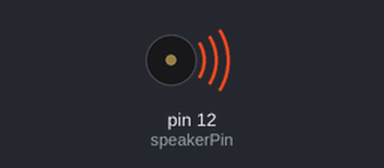
Recording of a sketch running on a simulated Arduino Uno, built with avr-gcc and run on an emulated ATmega328P. On the bench: buzzer (waves = sounding).

Above: at 6.5 s.
At 30.9 s:
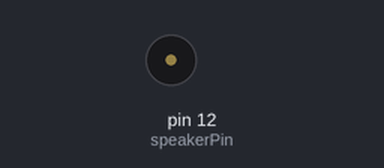
Timing chart, 0 to 32.4 s (numbered marks = the images above):
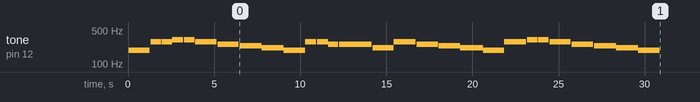

The sketch:

speaker.ino
```cpp
// (licence header left out)
/*
 * A simple project that demonstrates how to make music using an Arduino.
 *
 * This code accompanies the following tutorial: https://youtu.be/Z1YvIFUIhLs
 */

// Pin to which an 8 Ohm speaker is connected (use a 150 - 220 Ohm resistor)
#define speakerPin 12

// Tempo (beats per minute)
#define bpm 96

// Gap between notes. This is expressed as percentage of time between 2 beats.
#define noteGapPercentage 10

/*
 * 2D array containing the notes to be played
 * A note comprises of two values:
 *  * The first value determines the frequency of the note.
 *    This is expressed as the number of a key on an 88-key piano (1 - 88)
 *    A number outside this range can be used (e.g. 0) to create a gap
 *  * The second value determines the duration:
 *    * 1 represents a whole note (spans 4 beats)
 *    * 2 represents a half note (spans 2 beats)
 *    * 4 represents a quarter note (spans 1 beat)
 *    * 8 represents an eighth note (spans 0.5 beat)
 *      etc.
 */
uint8_t notes[][2] = {
  {35,4}, {35,4}, {42,4}, {42,4}, {44,4}, {44,4}, {42,2},
  {40,4}, {40,4}, {39,4}, {39,4}, {37,4}, {37,4}, {35,2},
  {42,4}, {42,4}, {40,4}, {40,4}, {39,4}, {39,4}, {37,2},
  {42,4}, {42,4}, {40,4}, {40,4}, {39,4}, {39,4}, {37,2},
  {35,4}, {35,4}, {42,4}, {42,4}, {44,4}, {44,4}, {42,2},
  {40,4}, {40,4}, {39,4}, {39,4}, {37,4}, {37,4}, {35,2}
};

// Time between two beats in microseconds (equal to length of a quarter note)
#define beatDuration (60.0 / bpm) * 1000000L

// Time of the gap between two notes in microseconds
#define noteGap beatDuration * (noteGapPercentage / 100.0)

void setup() {
  // Set the speakerPin as an output
  pinMode(speakerPin, OUTPUT);

  // Iterate over the notes array
  for(int i = 0; i < (sizeof(notes) / sizeof(*notes)); i++) {
    // pass the key number and note type
    playNote(notes[i][0], notes[i][1]);
  }
}

/*
 * Plays an individual note.
 *
 * keyNumber - The key number (1 - 88)
 * noteType - The note type (1, 2, 4, 8, etc.)
 */
void playNote(uint8_t keyNumber, uint8_t noteType) {
  long halfPeriod = getPeriodForKey(keyNumber) / 2;
  long noteDuration = beatDuration * (4.0 / noteType);
  long elapsed = 0;

  // While we have a note to play
  while(halfPeriod > 0 && elapsed < (noteDuration - noteGap)) {
    // Set speakerPin high for half of the period
    digitalWrite(speakerPin, HIGH);
    wait(halfPeriod);

    // Set speakerPin low for half of the period
    digitalWrite(speakerPin, LOW);
    wait(halfPeriod);

    // Update the amount of time that has elapsed
    elapsed += halfPeriod * 2;
  }

  /*
   * Gap between notes. Calculated using 'elapsed' to minimise timing errors
   * and ensure that the correct gap occurs whenever getPeriodForKey() returns
   * zero.
   */
  wait(noteDuration - elapsed);
}

/*
 * Returns the period for a key or zero for key numbers outside the range of 1 -
 * 88.
 *
 * keyNumber - The key number (1 - 88)
 */
long getPeriodForKey(uint8_t keyNumber) {
  // If the key is between 1 and 88
  if(keyNumber >= 1 && keyNumber <= 88) {
    // Return the period (one second divided by the frequency of the key)
    return 1000000L / (pow(2.0, (keyNumber - 49.0) / 12.0) * 440.0);
  }

  // Otherwise return zero
  return 0;
}

/*
 * Delay for a number of microseconds. This is necessary because
 * delayMicroseconds() has an upper limit.
 *
 * us - The delay in microseconds
 */
void wait(long us) {
  // First delay for the number of whole milliseconds using delay()
  delay(us / 1000);
  // Then delay for the remainder of microseconds using delayMicroseconds()
  delayMicroseconds(us % 1000);
}

void loop() {
  // Not used. Music will play once.
}
```

Measured:
- by itself, tone on pin 12 (speakerPin): plays 192 Hz for 1.2 s, 284 Hz for 0.60 s, 284 Hz for 0.60 s, 318 Hz for 0.64 s, 317 Hz for 0.60 s, 284 Hz for 1.2 s … (28 notes in this stretch)
